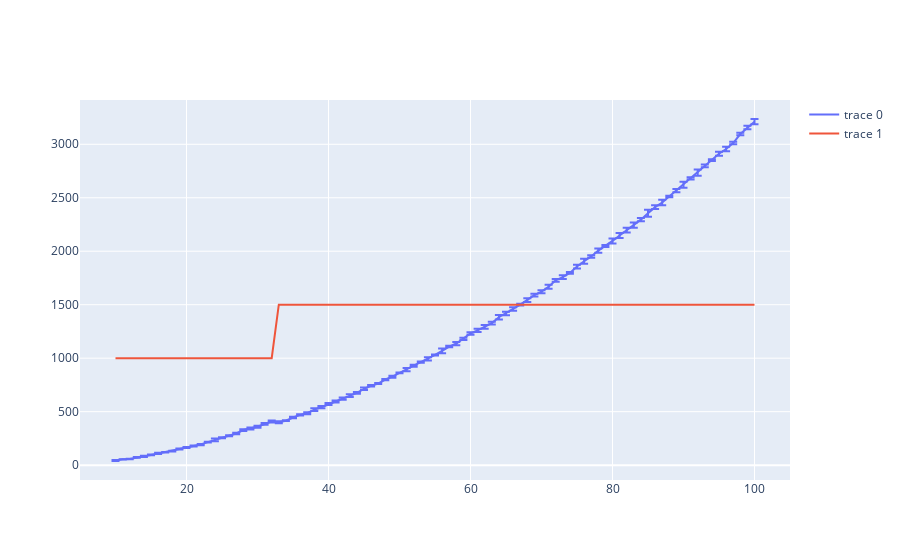

Notebook cell for this chart:
### Code cell
import plotly.graph_objects as go

fig = go.Figure(data=go.Scatter(
        x=sizes,
        y=df_num_gates_agg['num_gates_mean'].tolist(),
        error_y=dict(
            type='data', # value of error bar given in data coordinates
            array=df_num_gates_agg['num_gates_std'].tolist(),
            visible=True)
    ))

fig.add_trace(go.Scatter(
        x=sizes,
        y=sec_sizes))

fig.show()
